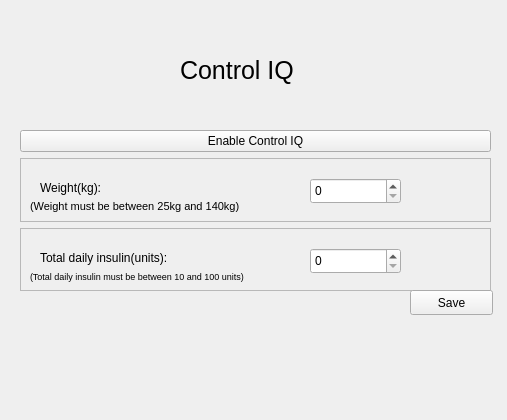
<?xml version="1.0" encoding="UTF-8"?>
<ui version="4.0">
 <class>ControlIqScreen</class>
 <widget class="QWidget" name="ControlIqScreen">
  <property name="geometry">
   <rect>
    <x>0</x>
    <y>0</y>
    <width>507</width>
    <height>420</height>
   </rect>
  </property>
  <property name="windowTitle">
   <string>Form</string>
  </property>
  <widget class="QLabel" name="label">
   <property name="geometry">
    <rect>
     <x>180</x>
     <y>30</y>
     <width>171</width>
     <height>81</height>
    </rect>
   </property>
   <property name="font">
    <font>
     <pointsize>19</pointsize>
    </font>
   </property>
   <property name="text">
    <string>Control IQ</string>
   </property>
  </widget>
  <widget class="QWidget" name="verticalLayoutWidget">
   <property name="geometry">
    <rect>
     <x>20</x>
     <y>130</y>
     <width>471</width>
     <height>161</height>
    </rect>
   </property>
   <layout class="QVBoxLayout" name="verticalLayout_3">
    <item>
     <widget class="QPushButton" name="controliqon">
      <property name="text">
       <string>Enable Control IQ</string>
      </property>
     </widget>
    </item>
    <item>
     <widget class="QFrame" name="weight">
      <property name="frameShape">
       <enum>QFrame::StyledPanel</enum>
      </property>
      <property name="frameShadow">
       <enum>QFrame::Raised</enum>
      </property>
      <widget class="QLabel" name="label_3">
       <property name="geometry">
        <rect>
         <x>20</x>
         <y>20</y>
         <width>181</width>
         <height>20</height>
        </rect>
       </property>
       <property name="text">
        <string>Weight(kg): </string>
       </property>
      </widget>
      <widget class="QSpinBox" name="weightvalue">
       <property name="geometry">
        <rect>
         <x>290</x>
         <y>20</y>
         <width>91</width>
         <height>26</height>
        </rect>
       </property>
      </widget>
      <widget class="QLabel" name="label_4">
       <property name="geometry">
        <rect>
         <x>10</x>
         <y>40</y>
         <width>241</width>
         <height>17</height>
        </rect>
       </property>
       <property name="font">
        <font>
         <pointsize>8</pointsize>
        </font>
       </property>
       <property name="text">
        <string>(Weight must be between 25kg and 140kg)</string>
       </property>
      </widget>
     </widget>
    </item>
    <item>
     <widget class="QFrame" name="dailyinsulin">
      <property name="frameShape">
       <enum>QFrame::StyledPanel</enum>
      </property>
      <property name="frameShadow">
       <enum>QFrame::Raised</enum>
      </property>
      <widget class="QLabel" name="label_2">
       <property name="geometry">
        <rect>
         <x>20</x>
         <y>20</y>
         <width>181</width>
         <height>20</height>
        </rect>
       </property>
       <property name="text">
        <string>Total daily insulin(units): </string>
       </property>
      </widget>
      <widget class="QSpinBox" name="totaldailyinsulinvalue">
       <property name="geometry">
        <rect>
         <x>290</x>
         <y>20</y>
         <width>91</width>
         <height>26</height>
        </rect>
       </property>
      </widget>
      <widget class="QLabel" name="label_5">
       <property name="geometry">
        <rect>
         <x>10</x>
         <y>40</y>
         <width>301</width>
         <height>17</height>
        </rect>
       </property>
       <property name="font">
        <font>
         <pointsize>7</pointsize>
        </font>
       </property>
       <property name="text">
        <string>(Total daily insulin must be between 10 and 100 units)</string>
       </property>
      </widget>
     </widget>
    </item>
   </layout>
  </widget>
  <widget class="QPushButton" name="saveButton">
   <property name="geometry">
    <rect>
     <x>410</x>
     <y>290</y>
     <width>83</width>
     <height>25</height>
    </rect>
   </property>
   <property name="text">
    <string>Save</string>
   </property>
  </widget>
 </widget>
 <resources/>
 <connections/>
</ui>
